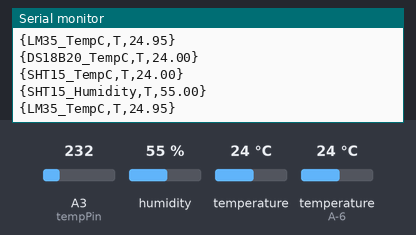
A sketch run on a simulated ATtiny85, built with avr-gcc and run on an emulated ATtiny85. Parts: the last lines printed to the serial monitor. Inputs (shaded band) come from the test bench; at power-on: humidity 55 %, temperature (sensor on A-6) 24 °C, A3 (tempPin) = 232, temperature 24 °C.

Above: at 1.6 s.
1.7 s: humidity set to 22 %
At 3.0 s:
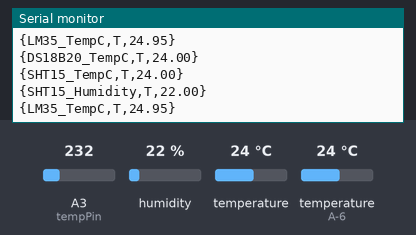
3.2 s: temperature (sensor on A-6) set to 12 °C
4.7 s: A3 (tempPin) set to 250
At 5.4 s:
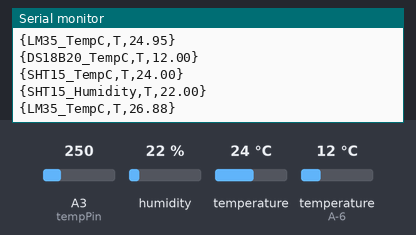
6.2 s: temperature (sensor 0) set to 12 °C
At 7.2 s:
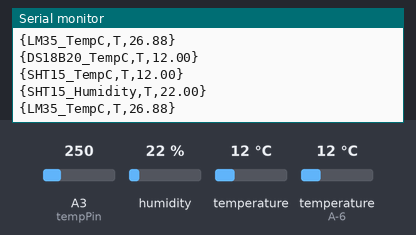
7.7 s: temperature (sensor on A-6) set to 19 °C
9.2 s: A3 (tempPin) set to 266
At 10.5 s:
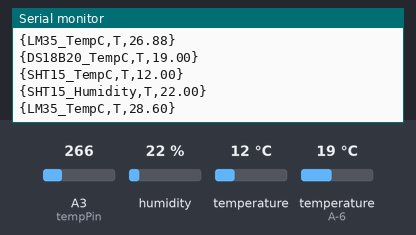
Timing chart, 0 to 11.7 s (numbered marks = the images above; inputs shaded):
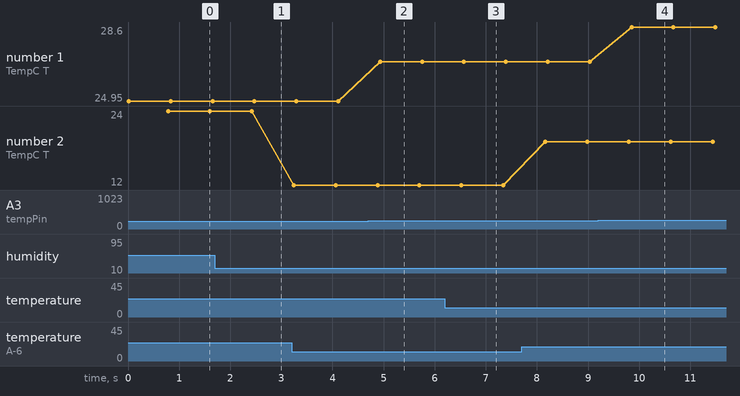

Measured:
- after the input at 1.7 s, the serial monitor: prints a new line after 0.77 s (image 1)
- after the input at 4.7 s, the serial monitor: prints a new line after 0.23 s (image 2)
- after the input at 6.2 s, the serial monitor: prints a new line after 0.36 s (image 3)
- after the input at 9.2 s, the serial monitor: prints a new line after 0.65 s (image 4)
- plotted number 1: 24.95 → 26.88 after the input at 4.7 s, 26.88 → 28.6 after the input at 9.2 s
- plotted number 2: 24 → 12 after the input at 3.2 s, 12 → 19 after the input at 7.7 s

The sketch:

AccurateAnalog.ino
```cpp
#include <SHT1x.h>
#include <OneWire.h>
#include <DallasTemperature.h>

// These constants won't change.  They're used to give names
// to the pins used:
const int analogInPin = A2;  // Analog input pin that the potentiometer is attached to
const int tempPin = A3;

int sensorValue = 0;        // value read from the pot
int tempValue = 0;

double tempVolts;
double tempC;
double humidity;

#define dataPin 2
#define clockPin 3
SHT1x sht1x(dataPin, clockPin);

#define ONE_WIRE_BUS 8
OneWire oneWire(ONE_WIRE_BUS);
DallasTemperature sensors(&oneWire);

void setup() {

  analogReference(INTERNAL);

  // initialize serial communications at 9600 bps:
  Serial.begin(9600);

  sensors.begin();
  sensors.setResolution(12);
}

void loop() {

/*  analogReference(DEFAULT);
  double Vcc =  readVcc() / 1000.0;

  // read the analog in value:
  sensorValue = analogRead(analogInPin);

  double volt = (sensorValue / 1023.0) * Vcc;


  // print the results to the serial monitor:
  Serial.print("VCC = ");
  Serial.print(Vcc);

  Serial.print("\t sensor = " );
  Serial.print(sensorValue);
  Serial.print("\t volts = ");
  Serial.print(volt);
*/
  // LM35
  double Vcc = 1.1;
  tempValue = analogRead(tempPin);
  tempVolts = (tempValue / 1023.0) * Vcc;
  tempC = tempVolts * 100;

  /*
  Serial.print("\t LM35  tempValue = ");
  Serial.print(tempValue);
  Serial.print("\t tempV = ");
  Serial.print(tempVolts);
  Serial.print("\t tempC = ");
  Serial.print(tempC);
  */
  sendPlotData("LM35_TempC", tempC);

  // Dallas DS18B20
  sensors.requestTemperatures(); // Send the command to get temperatures
  tempC = sensors.getTempCByIndex(0);

  /*
  Serial.print("\t DS18B20 tempC = ");
  Serial.print(tempC);
  */
  sendPlotData("DS18B20_TempC", tempC);

  // SHT15
  tempC = sht1x.readTemperatureC();
  humidity = sht1x.readHumidity();

  /*
  Serial.print("\t SHT15 tempC = ");
  Serial.print(tempC);
  Serial.print("\t humidity = ");
  Serial.println(humidity);
  */
  sendPlotData("SHT15_TempC", tempC);
  sendPlotData("SHT15_Humidity", humidity);

  // wait 2 milliseconds before the next loop
  // for the analog-to-digital converter to settle
  // after the last reading:
  delay(2);
}

void sendPlotData(String seriesName, float data)
{
  Serial.print("{");
  Serial.print(seriesName);
  Serial.print(",T,");
  Serial.print(data);
  Serial.println("}");
}

long readVcc() {
  // Read 1.1V reference against AVcc
  // set the reference to Vcc and the measurement to the internal 1.1V reference
  #if defined(__AVR_ATmega32U4__) || defined(__AVR_ATmega1280__) || defined(__AVR_ATmega2560__)
    ADMUX = _BV(REFS0) | _BV(MUX4) | _BV(MUX3) | _BV(MUX2) | _BV(MUX1);
  #elif defined (__AVR_ATtiny24__) || defined(__AVR_ATtiny44__) || defined(__AVR_ATtiny84__)
    ADMUX = _BV(MUX5) | _BV(MUX0);
  #elif defined (__AVR_ATtiny25__) || defined(__AVR_ATtiny45__) || defined(__AVR_ATtiny85__)
    ADMUX = _BV(MUX3) | _BV(MUX2);
  #else
    ADMUX = _BV(REFS0) | _BV(MUX3) | _BV(MUX2) | _BV(MUX1);
  #endif

  delay(2); // Wait for Vref to settle
  ADCSRA |= _BV(ADSC); // Start conversion
  while (bit_is_set(ADCSRA,ADSC)); // measuring

  uint8_t low  = ADCL; // must read ADCL first - it then locks ADCH
  uint8_t high = ADCH; // unlocks both

  long result = (high<<8) | low;

//  long scale_constant = 1125300L;
  long scale_constant = 1106410L;
  result =  scale_constant / result; // Calculate Vcc (in mV); 1125300 = 1.1*1023*1000
  return result; // Vcc in millivolts
}
```
